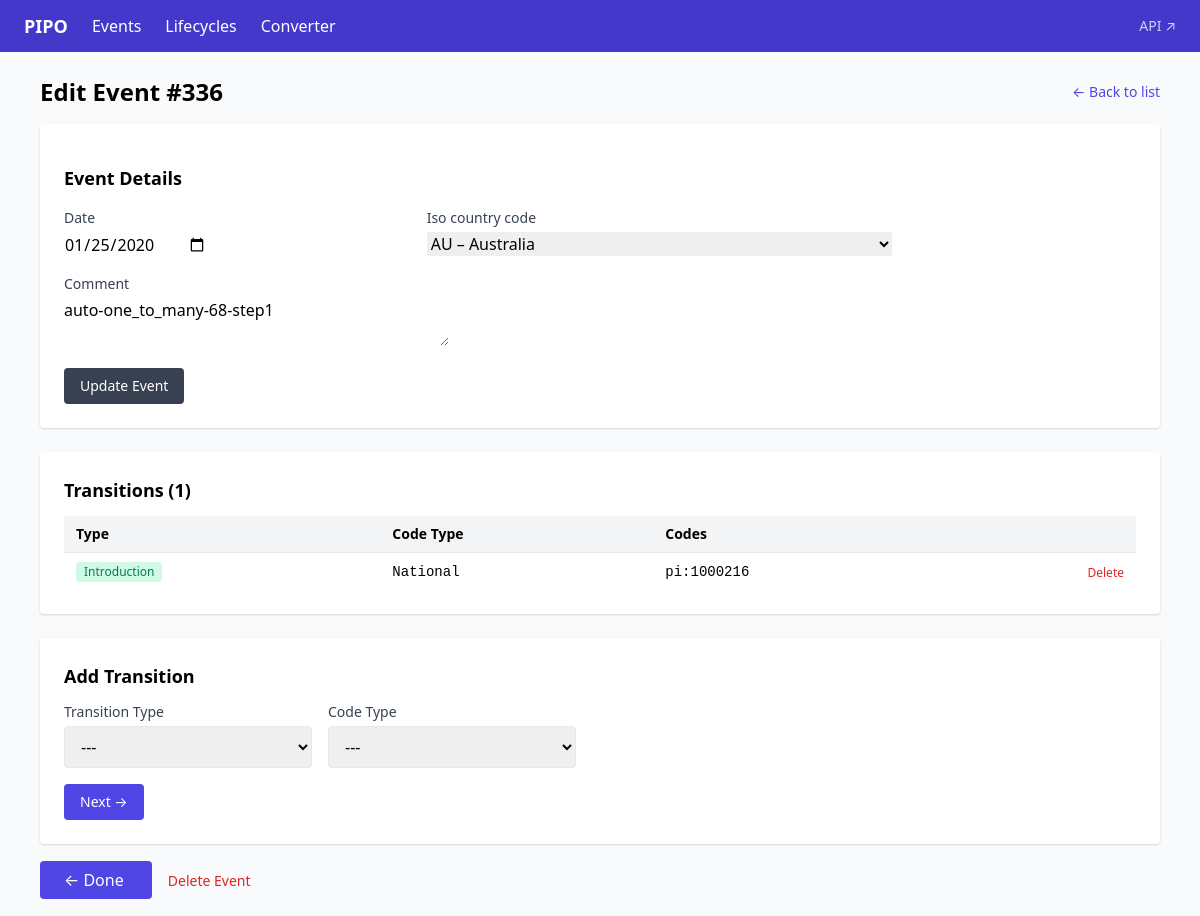
/events/336/edit/, run on the app's committed database.
### events/models.py (models this page shows, shortened)
class Event(models.Model):
    date = models.DateField()
    iso_country_code = models.ForeignKey(
        Country, on_delete=models.PROTECT, db_column="iso_country_code",
    )
    comment = models.TextField(blank=True, default="")
    created_by = models.ForeignKey(
        settings.AUTH_USER_MODEL, on_delete=models.SET_NULL, null=True, blank=True
    )
    created_at = models.DateTimeField(auto_now_add=True)
    updated_at = models.DateTimeField(auto_now=True)
    class Meta:
        ordering = ["-date", "-created_at"]
        indexes = [
            models.Index(fields=["iso_country_code"]),
            models.Index(fields=["date"]),
        ]

class CodeTransition(models.Model):
    event = models.ForeignKey(Event, on_delete=models.CASCADE, related_name="transitions")
    code_type = models.ForeignKey(CodeType, on_delete=models.PROTECT, related_name="transitions")
    type = models.CharField(max_length=7, choices=TransitionType.choices)
    class Meta:
        indexes = [
            models.Index(fields=["type"]),
        ]

class CodeType(models.Model):
    id = models.CharField(max_length=10, primary_key=True)
    type = models.CharField(max_length=50)
    def __str__(self):
        return self.type

class Introduction(models.Model):
    code_transition = models.OneToOneField(
        CodeTransition, on_delete=models.CASCADE, related_name="introduction"
    )
    pi_code = models.BigIntegerField()

### events/frontend_views.py (the view)
# urls.py: path("events/<int:pk>/edit/", event_edit_view, name="event-edit"),
def event_edit_view(request, pk):
    event = get_object_or_404(Event, pk=pk)
    transitions = event.transitions.select_related(
        "code_type", "introduction", "discontinuation", "pipo"
    ).order_by("pk")
    tform_errors = []
    if request.method == "POST":
        action = request.POST.get("action", "")
        if action == "update_event":
            form = EventForm(request.POST, instance=event)
            if form.is_valid():
                form.save()
                recompute_lifecycles(iso_country_code=event.iso_country_code)
                return redirect("event-edit", pk=event.pk)
        else:
            form = EventForm(instance=event)
        if action == "add_transition":
            tform = TransitionForm(request.POST)
            if tform.is_valid():
                try:
                    tform.save(event)
                except ValidationError as e:
                    tform_errors = e.messages
                else:
                    return redirect("event-edit", pk=event.pk)
            else:
                tform_errors = [
                    msg
                    for errors in tform.errors.values()
                    for msg in errors
                ]
                tform = TransitionForm()
        else:
            tform = TransitionForm()
    else:
        form = EventForm(instance=event)
        tform = TransitionForm()
    return render(request, "events/edit.html", {
        "event": event,
        "form": form,
        "tform": tform,
        "transitions": transitions,
        "tform_errors": tform_errors,
        "title": "Edit Event",
    })

### events/forms.py (shortened to what this page needs)
class EventForm(forms.ModelForm):
    class Meta:
        model = Event
        fields = ["date", "iso_country_code", "comment"]
        widgets = {
            "date": forms.DateInput(attrs={"type": "date"}),
            "comment": forms.Textarea(attrs={"rows": 2}),
        }

class TransitionForm(forms.Form):
    type = forms.ChoiceField(
        choices=[("" , "---")] + list(TransitionType.choices),
        widget=forms.Select(attrs={"class": "border rounded px-3 py-2 w-full"}),
    )
    code_type = forms.ModelChoiceField(
        queryset=CodeType.objects.all(),
        empty_label="---",
        widget=forms.Select(attrs={"class": "border rounded px-3 py-2 w-full"}),
    )
    pi_code = forms.IntegerField(required=False)
    po_code = forms.IntegerField(required=False)
    proxy_introduction = forms.BooleanField(required=False, initial=False)
    proxy_po = forms.BooleanField(required=False, initial=False)
    discontinue_po = forms.BooleanField(required=False, initial=True)

### events/models.py (called while the page is built)
    def __str__(self):
        return f"{self.code} – {self.name}"

### events/templates/events/edit.html (shortened to what this page needs)
{% extends "base.html" %}
{% block content %}
<div class="flex justify-between items-center mb-4">
    <h1 class="text-2xl font-bold">Edit Event #{{ event.pk }}</h1>
    <a href="{% url 'event-list' %}" class="text-indigo-600 hover:underline text-sm">&larr; Back to list</a>
</div>
<form method="post" class="bg-white shadow rounded p-6 space-y-4 mb-6">
    <h2 class="text-lg font-semibold">Event Details</h2>
    <div class="grid grid-cols-3 gap-4">
        {% for field in form %}
        <div{% if field.name == "comment" %} class="col-span-3"{% endif %}>
            <label class="block text-sm font-medium text-gray-700 mb-1">{{ field.label }}</label>
            {{ field }}
        </div>
        {% endfor %}
    </div>
    <button type="submit" class="bg-gray-700 text-white px-4 py-2 rounded hover:bg-gray-800 text-sm">
        Update Event
    </button>
</form>
<div class="bg-white shadow rounded p-6 mb-6">
    <h2 class="text-lg font-semibold mb-3">Transitions ({{ transitions|length }})</h2>
    {% if transitions %}
    <table class="w-full text-sm">
        <thead class="bg-gray-100">
            <tr>
                <th class="px-3 py-2 text-left">Type</th>
                <th class="px-3 py-2 text-left">Code Type</th>
                <th class="px-3 py-2 text-left">Codes</th>
                <th class="px-3 py-2"></th>
            </tr>
        </thead>
        <tbody>
            {% for ct in transitions %}
            <tr class="border-t">
                <td class="px-3 py-2">
                    <span class="inline-block px-2 py-0.5 text-xs font-medium rounded
                        {% if ct.type == 'PIPO' %}bg-purple-100 text-purple-700
                        {% elif ct.type == 'INTRO' %}bg-green-100 text-green-700
                        {% else %}bg-red-100 text-red-700{% endif %}">
                        {{ ct.get_type_display }}
                    </span>
                </td>
                <td class="px-3 py-2 font-mono">{{ ct.code_type }}</td>
                <td class="px-3 py-2 font-mono">
                    {% if ct.type == 'INTRO' %}
                        pi:{{ ct.introduction.pi_code }}
                    {% elif ct.type == 'DISCONT' %}
                        po:{{ ct.discontinuation.po_code }}
                    {% elif ct.type == 'PIPO' %}
                        pi:{{ ct.pipo.pi_code }} &rarr; po:{{ ct.pipo.po_code }}
                    {% endif %}
                </td>
                <td class="px-3 py-2 text-right">
                    <form method="post" action="{% url 'transition-delete' ct.pk %}"
                          class="inline" onsubmit="return confirm('Delete this transition?')">
                        <button type="submit" class="text-red-600 hover:underline text-xs">Delete</button>
                    </form>
                </td>
            </tr>
            {% endfor %}
        </tbody>
    </table>
    {% else %}
    <p class="text-gray-400 text-sm">No transitions yet. Add one below.</p>
    {% endif %}
</div>
<div class="bg-white shadow rounded p-6">
    <h2 class="text-lg font-semibold mb-3">Add Transition</h2>
    <form method="post" id="transition-form">
        <div id="step-1">
            <div class="grid grid-cols-2 gap-4 max-w-lg">
                <div>
                    <label class="block text-sm font-medium text-gray-700 mb-1">Transition Type</label>
                    {{ tform.type }}
                </div>
                <div>
                    <label class="block text-sm font-medium text-gray-700 mb-1">Code Type</label>
                    {{ tform.code_type }}
                </div>
            </div>
            <button type="button" id="confirm-type-btn"
                    class="mt-4 bg-indigo-600 text-white px-4 py-2 rounded hover:bg-indigo-700 text-sm">
                Next &rarr;
            </button>
        </div>
    </form>
</div>
<div class="mt-6">
    <a href="{% url 'event-list' %}" class="bg-indigo-600 text-white px-6 py-2 rounded hover:bg-indigo-700">
        &larr; Done
    </a>
    <a href="{% url 'event-delete' event.pk %}" class="text-red-600 hover:underline ml-4 text-sm">
        Delete Event
    </a>
</div>
{% endblock %}

### data on the page
Event: pk "336", form "01/25/2020" "AU – Australia" "auto-one_to_many-68-step1"
CodeTransition: type "Introduction", code_type "National", introduction.pi_code "1000216"

### other printed values
{{ field.label }} "Date" "Iso country code" "Comment"
{{ transitions|length }} "1"
